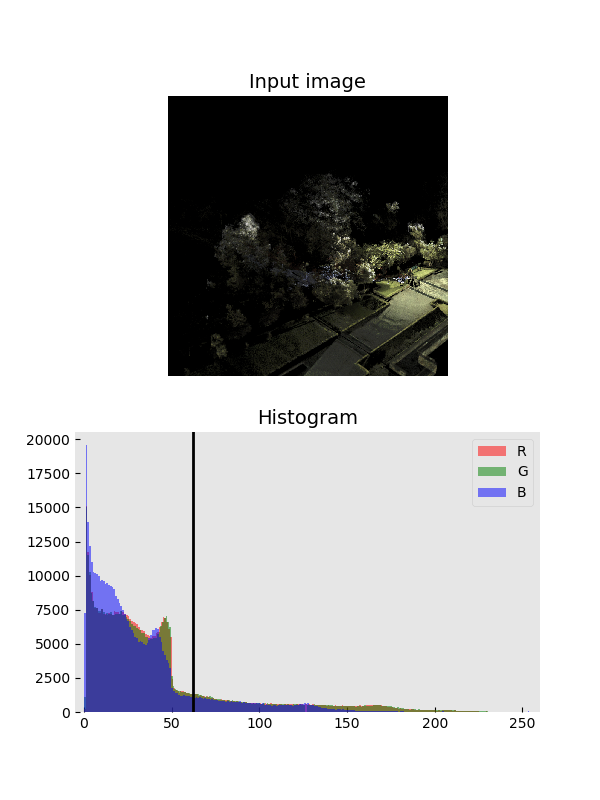
#> input picture src/Otsu_Method/borobudur.png, 600 x 800 px
$ python statistically_trans_pixel_value_distribution.py Otsu_Method/borobudur.png
#> lines starting #> are read from the running program, lines starting #| are printed output that depends on the picture; after the words box and inside, x2 and y2 are one past the last pixel; in counts of white or black regions, pixels touching at a corner belong together
import numpy as np
from matplotlib import pyplot as plt
from matplotlib import cycler
import matplotlib.gridspec as gridspec
import matplotlib.patches as pat
import cv2
import subprocess
import sys
import statistics
import time

# Graph settings
plt.style.use('seaborn-white')
colors = cycler('color', ['#EE6666', '#3388BB', '#9988DD', '#EECC55', '#88BB44', '#FFBBBB'])
plt.rc('axes', facecolor='#E6E6E6', edgecolor='none', axisbelow=True, grid=False, prop_cycle=colors)
plt.rc('grid', color='w', linestyle='solid')
plt.rc('patch', edgecolor='#E6E6E6')
plt.rc('lines', linewidth=2)
# plt.rcParams['font.family'] = 'IPAGothic' # font setting
plt.rcParams["mathtext.fontset"] = "cm"
plt.rcParams["mathtext.rm"] = "Times New Roman"


# Check arguments
args = sys.argv
if len(args) != 2:
    print("\n")
    print("USAGE   : $ python *.py [input_image_data]")
    print("EXAMPLE : $ python *.py [input_image.bmp]")
    #raise Exception
    sys.exit()


BGColor              = [0, 0, 0] # Background color
BGColor_Gray         = np.uint8(0.299*BGColor[0]+0.587*BGColor[1]+0.114*BGColor[2])


# Read Input Image
def readImage(_img_name):
    # read input image
#> called with _img_name = 'Otsu_Method/borobudur.png'
    img_BGR = cv2.imread(_img_name)
#> img_BGR is the input picture: shape (800, 600, 3); mean B, G, R 205, 203.7, 203.7

    # convert color BGR to RGB
    img_RGB = cv2.cvtColor(img_BGR, cv2.COLOR_BGR2RGB)

    return img_RGB


# RGB Histogram
def rgbHist(_img_rgb, _ax, _title):
    R_nonzero = _img_rgb[:,:,0][_img_rgb[:,:,0] != BGColor[0]]
    G_nonzero = _img_rgb[:,:,1][_img_rgb[:,:,1] != BGColor[1]]
    B_nonzero = _img_rgb[:,:,2][_img_rgb[:,:,2] != BGColor[2]]
    _ax.hist(R_nonzero.ravel(), bins=bin_number, color='r', alpha=0.5, label="R")
    _ax.hist(G_nonzero.ravel(), bins=bin_number, color='g', alpha=0.5, label="G")
    _ax.hist(B_nonzero.ravel(), bins=bin_number, color='b', alpha=0.5, label="B")
    _ax.legend()

    _ax.set_title(_title)
    _ax.set_xlim([-5, 260])

    return _ax


# Grayscale Histogram
# [45 lines left out: functions grayscaleHist, comparativeHist, not called in this run]


# Decompose the input image
def separateBackgroundColor():
    num_of_bgcolor      = np.count_nonzero(b_index_bgcolor)
    num_of_non_bgcolor  = np.count_nonzero(b_index_non_bgcolor)
    print("Num of Background Color           :", num_of_bgcolor)
    print("Num of Non-Background Color       :", num_of_non_bgcolor)
    print("The ratio of Background Color     :", round(num_of_bgcolor/N_all*100), "(%)")

    # Apply decomposition
    bg_R     = np.where(b_index_bgcolor,     BGColor[0],        0)
    bg_G     = np.where(b_index_bgcolor,     BGColor[1],        0)
    bg_B     = np.where(b_index_bgcolor,     BGColor[2],        0)
    non_bg_R = np.where(b_index_non_bgcolor, img_in_RGB[:,:,0], 0)
    non_bg_G = np.where(b_index_non_bgcolor, img_in_RGB[:,:,1], 0)
    non_bg_B = np.where(b_index_non_bgcolor, img_in_RGB[:,:,2], 0)

    # Create BGColor image and Non-BGColor image
    img_in_RGB_bgcolor, img_in_RGB_non_bgcolor = img_in_RGB.copy(), img_in_RGB.copy()
    img_in_RGB_bgcolor[:,:,0], img_in_RGB_bgcolor[:,:,1], img_in_RGB_bgcolor[:,:,2] = bg_R, bg_G, bg_B
    img_in_RGB_non_bgcolor[:,:,0], img_in_RGB_non_bgcolor[:,:,1], img_in_RGB_non_bgcolor[:,:,2] = non_bg_R,non_bg_G, non_bg_B

    return img_in_RGB_bgcolor, img_in_RGB_non_bgcolor


def transformPixelValueDistributionStatistically():
    # img = (img - np.mean(img))/np.std(img)*16+64
    tmp_img_uint8 = img_in_RGB_non_bgcolor.copy()
    tmp_img_float = tmp_img_uint8.astype(float)

    # Make the mean pixel value "0"
    tmp_img_float[:,:,0] = cv2.subtract(tmp_img_float[:,:,0],   float(mean_pixel_value)) # R
    tmp_img_float[:,:,1] = cv2.subtract(tmp_img_float[:,:,1],   float(mean_pixel_value)) # G
    tmp_img_float[:,:,2] = cv2.subtract(tmp_img_float[:,:,2],   float(mean_pixel_value)) # B

    # Make the std pixel value "ideal_std_pixel_value"
    multiply_value = ideal_std_pixel_value / std_pixel_value
    tmp_img_float[:,:,0] = cv2.multiply(tmp_img_float[:,:,0],   float(multiply_value))
    tmp_img_float[:,:,1] = cv2.multiply(tmp_img_float[:,:,1],   float(multiply_value))
    tmp_img_float[:,:,2] = cv2.multiply(tmp_img_float[:,:,2],   float(multiply_value))

    # Make the mean pixel value "ideal_mean_pixel_value"
    tmp_img_float[:,:,0] = cv2.add(tmp_img_float[:,:,0],        float(ideal_mean_pixel_value))
    tmp_img_float[:,:,1] = cv2.add(tmp_img_float[:,:,1],        float(ideal_mean_pixel_value))
    tmp_img_float[:,:,2] = cv2.add(tmp_img_float[:,:,2],        float(ideal_mean_pixel_value))

    # 原点に揃え
    tmp_img_float = tmp_img_float - np.min(tmp_img_float)

    # 強引な調整
    tmp_R_non_bgcolor = tmp_img_float[:,:,0][b_index_non_bgcolor]
    tmp_G_non_bgcolor = tmp_img_float[:,:,1][b_index_non_bgcolor]
    tmp_B_non_bgcolor = tmp_img_float[:,:,2][b_index_non_bgcolor]
    tmp_R_mean, tmp_G_mean, tmp_B_mean = np.mean(tmp_R_non_bgcolor), np.mean(tmp_G_non_bgcolor), np.mean(tmp_B_non_bgcolor)
    tmp_R_std, tmp_G_std, tmp_B_std = np.std(tmp_R_non_bgcolor), np.std(tmp_G_non_bgcolor), np.std(tmp_B_non_bgcolor)
    b_R_outlier = tmp_img_float[:,:,0] >= tmp_R_mean + 1*tmp_R_std
    b_G_outlier = tmp_img_float[:,:,1] >= tmp_G_mean + 1*tmp_G_std
    b_B_outlier = tmp_img_float[:,:,2] >= tmp_B_mean + 1*tmp_B_std
    tmp_img_float[:,:,0] = np.where(b_R_outlier, tmp_img_float[:,:,0]-tmp_R_mean*0.5, tmp_img_float[:,:,0])
    tmp_img_float[:,:,1] = np.where(b_G_outlier, tmp_img_float[:,:,1]-tmp_G_mean*0.5, tmp_img_float[:,:,1])
    tmp_img_float[:,:,2] = np.where(b_B_outlier, tmp_img_float[:,:,2]-tmp_B_mean*0.5, tmp_img_float[:,:,2])

    # Convert float to np.uint8
    tmp_img_uint8 = tmp_img_float.astype(np.uint8)

    # Exclude background color from calculation
    pre_processed_img_in_RGB = tmp_img_uint8
    pre_processed_img_in_RGB[:,:,0] = np.where(b_index_non_bgcolor, tmp_img_uint8[:,:,0], 0) # R
    pre_processed_img_in_RGB[:,:,1] = np.where(b_index_non_bgcolor, tmp_img_uint8[:,:,1], 0) # G
    pre_processed_img_in_RGB[:,:,2] = np.where(b_index_non_bgcolor, tmp_img_uint8[:,:,2], 0) # B
    print("\nStatistically, transformed pixel value distribution.")

    # Save image
    pre_processed_img_in_BGR = cv2.cvtColor(pre_processed_img_in_RGB, cv2.COLOR_RGB2BGR)
    cv2.imwrite("images/transformed.bmp", pre_processed_img_in_BGR)

    # Create figure
    fig = plt.figure(figsize=(8, 6)) # figsize=(width, height)
    gs  = gridspec.GridSpec(2,2)

    ax1 = fig.add_subplot(gs[0,0])
    ax1.set_title('Before')
    ax1.imshow(img_in_RGB)
    ax1.set_xticks([]), ax1.set_yticks([])

    ax2 = fig.add_subplot(gs[0,1])
    ax2.set_title('After')
    ax2.imshow(pre_processed_img_in_RGB)
    ax2.set_xticks([]), ax2.set_yticks([])

    ax3 = fig.add_subplot(gs[1,0])
    ax3 = rgbHist(img_in_RGB, ax3, "Before")
    ax3.axvline(ideal_mean_pixel_value, color='red')

    ax4 = fig.add_subplot(gs[1,1])
    ax4 = rgbHist(pre_processed_img_in_RGB, ax4, "After")
    ax4.axvline(np.mean(tmp_img_float), color='red')
    ax4.axvline(tmp_R_mean + 1*tmp_R_std, color='green')
    ax4.axvline(tmp_R_mean + 2*tmp_R_std, color='blue')
    ax4.axvline(tmp_R_mean + 3*tmp_R_std, color='yellow')
    # ax4.set_ylim([0, 60000])

    plt.show()

    return pre_processed_img_in_RGB


# [27 lines left out: function mappingPixelValue, not called in this run]


def preProcess(_img_RGB):
    print("Input image (RGB)                 :", _img_RGB.shape) # (height, width, channel)

    # Calc all number of pixels of the input image
    N_all = _img_RGB.shape[0] * _img_RGB.shape[1]
    print("N_all                             :", N_all, "(pixels)")

    # Exclude background color
    img_in_Gray_non_bgcolor = img_in_Gray[img_in_Gray != BGColor_Gray]

    # Calc the number of pixels excluding background color
    N_all_non_bgcolor       = np.sum(img_in_Gray != BGColor_Gray)
    print("N_all_non_bgcolor                 :", N_all_non_bgcolor, "(pixels)")

    # Calc mean pixel value
    max_pixel_value         = np.max(img_in_Gray_non_bgcolor)
    print("Max pixel value                   :", max_pixel_value, "(pixel value)")

    # Calc mean pixel value
    mean_pixel_value        = np.mean(img_in_Gray_non_bgcolor)
    print("Mean pixel value                  :", round(mean_pixel_value, 1), "(pixel value)")

    # Calc std pixel value
    std_pixel_value         = np.std(img_in_Gray_non_bgcolor)
    print("Std pixel value                   :", round(std_pixel_value, 1), "(pixel value)")

    return N_all, N_all_non_bgcolor, mean_pixel_value, std_pixel_value


if __name__ == "__main__":
    # Read two input images
    img_in_RGB     = readImage(args[1])

    # Convert RGB image to Grayscale image
    img_in_Gray    = cv2.cvtColor(img_in_RGB,     cv2.COLOR_RGB2GRAY)

    # Extract background color index
    b_index_bgcolor     = img_in_Gray == BGColor_Gray # ndarray(dtype: bool)
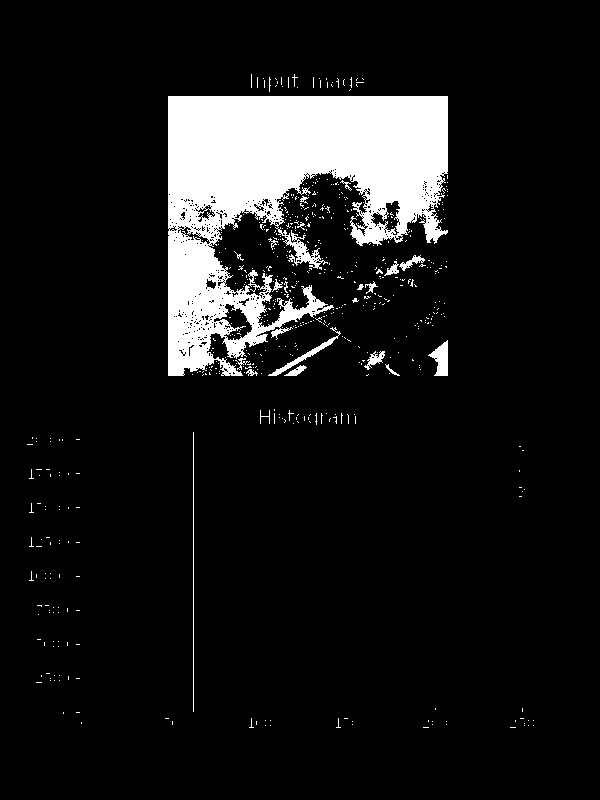
#> b_index_bgcolor: shape (800, 600) bool; 9.6% white; 574 white regions (552 under 20 px), largest, box (x1, y1, x2, y2) and area: (168, 96, 448, 376) 42548, (428, 340, 448, 376) 409, (268, 327, 341, 376) 378
    b_index_non_bgcolor = ~b_index_bgcolor

    N_all, N_all_non_bgcolor, mean_pixel_value, std_pixel_value = preProcess(img_in_RGB)
#| Input image (RGB)                 : (800, 600, 3)
#| N_all                             : 480000 (pixels)
#> in preProcess, `N_all_non_bgcolor       = np.sum(img_in_Gray != BGColor_Gray)`: N_all_non_bgcolor = 433924
#| N_all_non_bgcolor                 : 433924 (pixels)
#> in preProcess, `max_pixel_value         = np.max(img_in_Gray_non_bgcolor)`: max_pixel_value = 255
#| Max pixel value                   : 255 (pixel value)
#> in preProcess, `mean_pixel_value        = np.mean(img_in_Gray_non_bgcolor)`: mean_pixel_value = 225.5
#| Mean pixel value                  : 225.5 (pixel value)
#> in preProcess, `std_pixel_value         = np.std(img_in_Gray_non_bgcolor)`: std_pixel_value = 63.85
#| Std pixel value                   : 63.8 (pixel value)
#> N_all = 480000; N_all_non_bgcolor = 433924; mean_pixel_value = 225.5; std_pixel_value = 63.85
    bin_number              = 100
    ideal_std_pixel_value   = std_pixel_value/4
#> ideal_std_pixel_value = 15.96
    ideal_mean_pixel_value  = mean_pixel_value
#> ideal_mean_pixel_value = 225.5
    img_in_RGB_bgcolor, img_in_RGB_non_bgcolor = separateBackgroundColor()
#> in separateBackgroundColor, `num_of_bgcolor      = np.count_nonzero(b_index_bgcolor)`: num_of_bgcolor = 46076
#> in separateBackgroundColor, `num_of_non_bgcolor  = np.count_nonzero(b_index_non_bgcolor)`: num_of_non_bgcolor = 433924
#| Num of Background Color           : 46076
#| Num of Non-Background Color       : 433924
#| The ratio of Background Color     : 10 (%)
#> in separateBackgroundColor, `bg_R     = np.where(b_index_bgcolor,     BGColor[0],        0)`: bg_R: shape (800, 600) int64; every value is 0
#> in separateBackgroundColor, `img_in_RGB_bgcolor[:,:,0], img_in_RGB_bgcolor[:,:,1], img_in_RGB_bgcol..`: img_in_RGB_bgcolor: shape (800, 600, 3); every value is 0
#> in separateBackgroundColor, `img_in_RGB_non_bgcolor[:,:,0], img_in_RGB_non_bgcolor[:,:,1], img_in_R..`: img_in_RGB_non_bgcolor: shape (800, 600, 3); mean R, G, B 203.7, 203.7, 205
    pre_processed_img_in_RGB = transformPixelValueDistributionStatistically()
#> in transformPixelValueDistributionStatistically, `tmp_img_float[:,:,1] = cv2.subtract(tmp_img_float[:,:,1],   float(mean..`:
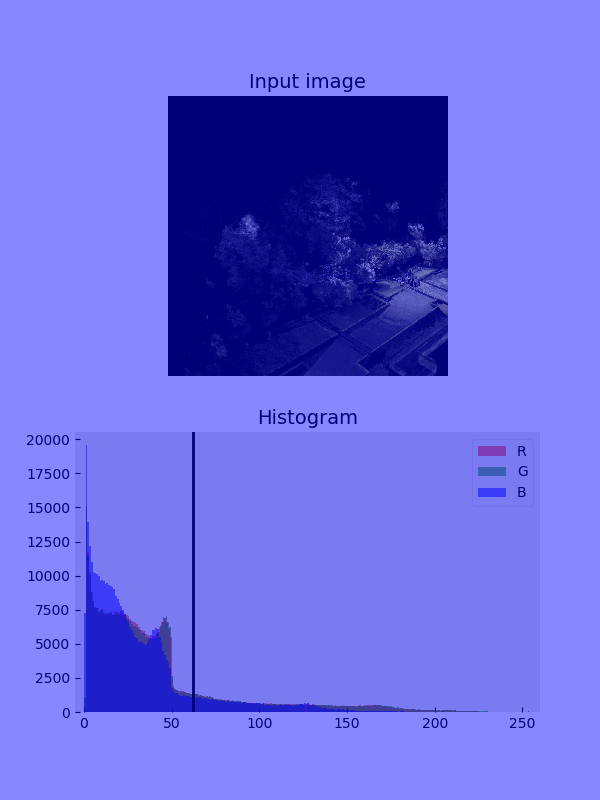
#> tmp_img_float: shape (800, 600, 3) float64; mean R, G, B -21.8, -21.8, 205; drawn with min black and max white
#> in transformPixelValueDistributionStatistically, `multiply_value = ideal_std_pixel_value / std_pixel_value`: multiply_value = 0.25
#> in transformPixelValueDistributionStatistically, `tmp_img_float[:,:,0] = cv2.add(tmp_img_float[:,:,0],        float(idea..`:
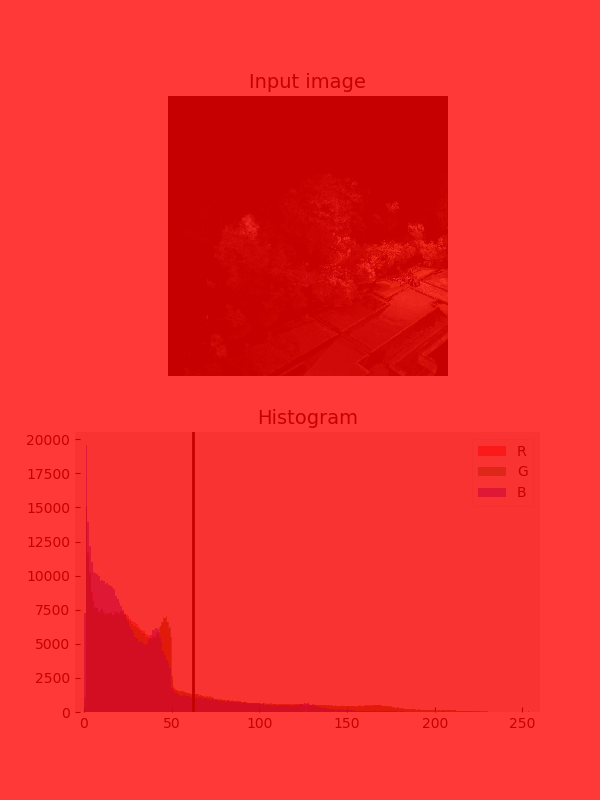
#> tmp_img_float: shape (800, 600, 3) float64; mean R, G, B 220.1, -5.5, -5.1; drawn with min black and max white
#> in transformPixelValueDistributionStatistically, `tmp_img_float[:,:,1] = cv2.add(tmp_img_float[:,:,1],        float(idea..`:
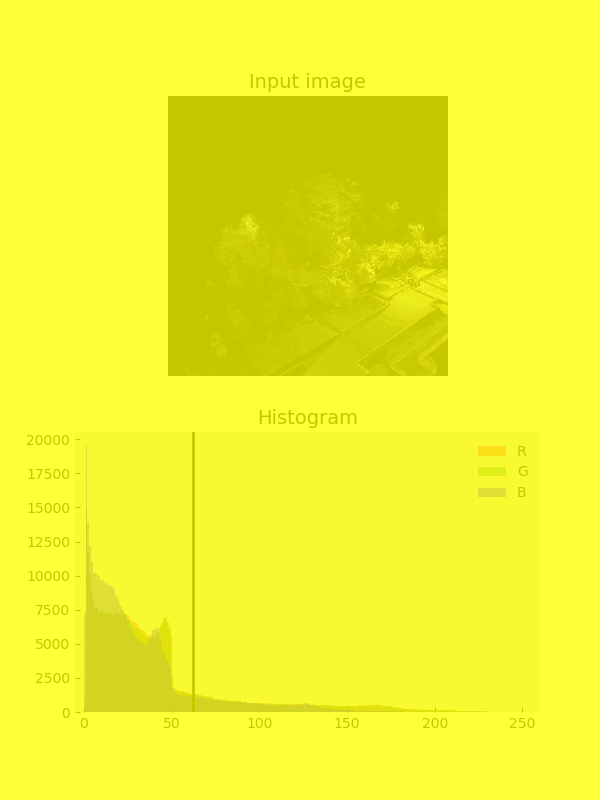
#> tmp_img_float: shape (800, 600, 3) float64; mean R, G, B 220.1, 220.1, -5.1; drawn with min black and max white
#> in transformPixelValueDistributionStatistically, `tmp_img_float[:,:,2] = cv2.add(tmp_img_float[:,:,2],        float(idea..`:
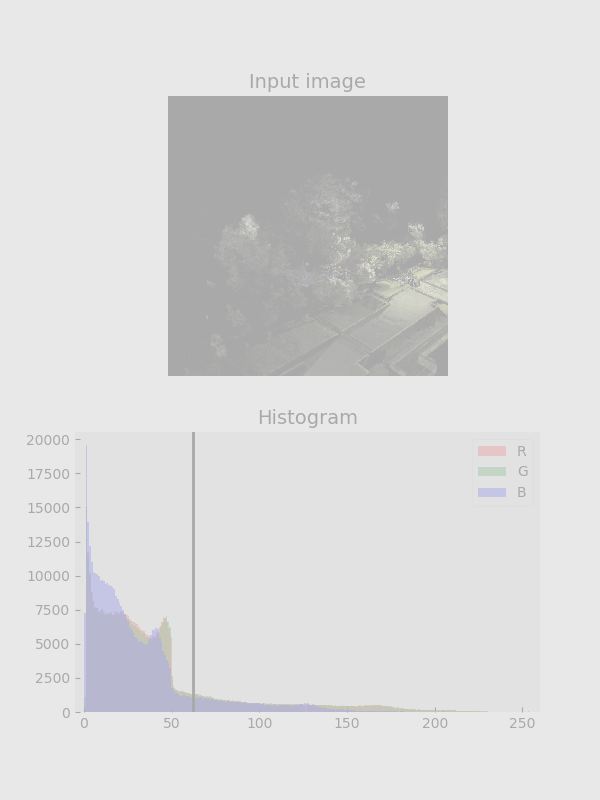
#> tmp_img_float: shape (800, 600, 3) float64; mean R, G, B 220.1, 220.1, 220.4
#> in transformPixelValueDistributionStatistically, `tmp_R_mean, tmp_G_mean, tmp_B_mean = np.mean(tmp_R_non_bgcolor), np.me..`: tmp_R_mean = 56.34; tmp_G_mean = 56.33; tmp_B_mean = 56.69
#> in transformPixelValueDistributionStatistically, `tmp_R_std, tmp_G_std, tmp_B_std = np.std(tmp_R_non_bgcolor), np.std(tm..`: tmp_R_std = 16.1; tmp_G_std = 16.08; tmp_B_std = 15.63
#> in transformPixelValueDistributionStatistically, `b_R_outlier = tmp_img_float[:,:,0] >= tmp_R_mean + 1*tmp_R_std`: b_R_outlier: shape (800, 600) bool; every value is 0
#> in transformPixelValueDistributionStatistically, `tmp_img_uint8 = tmp_img_float.astype(np.uint8)`:
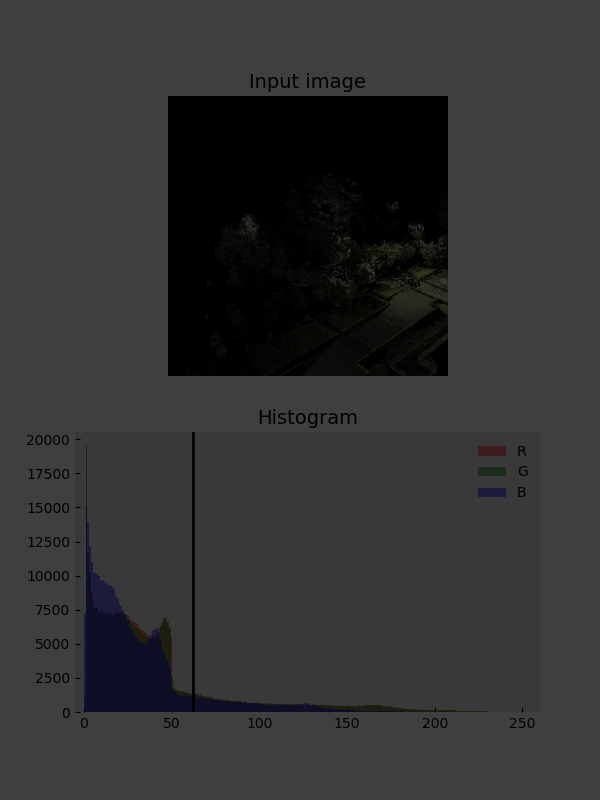
#> tmp_img_uint8: shape (800, 600, 3); mean R, G, B 50.3, 50.4, 50.7
#> in transformPixelValueDistributionStatistically, `plt.show()`:
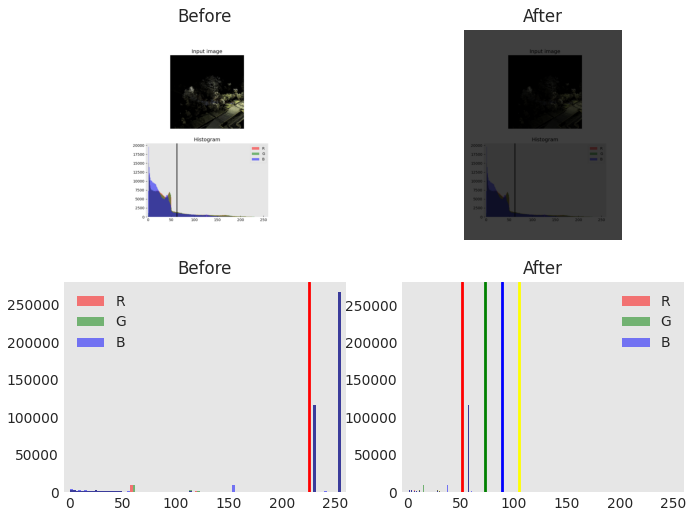
#> figure drawn by matplotlib, 4 panels; panel 3: tallest bar 267356 high, from x = 252.5 to 255; panel 3: tallest bar 267356 high, from x = 252.5 to 255; panel 3: tallest bar 267357 high, from x = 252.5 to 255; panel 4: tallest bar 267382 high, from x = 62.38 to 63
    # [55 lines of commented-out code are left out]
